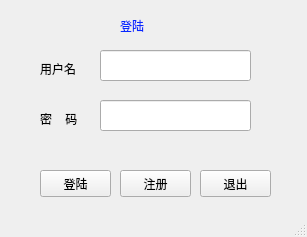
<?xml version="1.0" encoding="UTF-8"?>
<ui version="4.0">
 <class>clientui</class>
 <widget class="QMainWindow" name="clientui">
  <property name="geometry">
   <rect>
    <x>0</x>
    <y>0</y>
    <width>307</width>
    <height>237</height>
   </rect>
  </property>
  <property name="windowTitle">
   <string>登陆</string>
  </property>
  <widget class="QWidget" name="centralWidget">
   <widget class="QPushButton" name="pushButton">
    <property name="geometry">
     <rect>
      <x>40</x>
      <y>170</y>
      <width>71</width>
      <height>27</height>
     </rect>
    </property>
    <property name="text">
     <string>登陆</string>
    </property>
   </widget>
   <widget class="QPushButton" name="pushButton_2">
    <property name="geometry">
     <rect>
      <x>200</x>
      <y>170</y>
      <width>71</width>
      <height>27</height>
     </rect>
    </property>
    <property name="text">
     <string>退出</string>
    </property>
   </widget>
   <widget class="QLabel" name="label">
    <property name="geometry">
     <rect>
      <x>40</x>
      <y>60</y>
      <width>51</width>
      <height>17</height>
     </rect>
    </property>
    <property name="text">
     <string>用户名</string>
    </property>
   </widget>
   <widget class="QLabel" name="label_2">
    <property name="geometry">
     <rect>
      <x>40</x>
      <y>110</y>
      <width>51</width>
      <height>17</height>
     </rect>
    </property>
    <property name="text">
     <string>密    码</string>
    </property>
   </widget>
   <widget class="QLineEdit" name="username">
    <property name="geometry">
     <rect>
      <x>100</x>
      <y>50</y>
      <width>151</width>
      <height>31</height>
     </rect>
    </property>
   </widget>
   <widget class="QLineEdit" name="password">
    <property name="geometry">
     <rect>
      <x>100</x>
      <y>100</y>
      <width>151</width>
      <height>31</height>
     </rect>
    </property>
   </widget>
   <widget class="QLabel" name="error">
    <property name="geometry">
     <rect>
      <x>70</x>
      <y>140</y>
      <width>181</width>
      <height>20</height>
     </rect>
    </property>
    <property name="font">
     <font>
      <family>文泉驿正黑</family>
      <weight>75</weight>
      <bold>true</bold>
     </font>
    </property>
    <property name="styleSheet">
     <string notr="true">color: rgb(255, 0, 4);</string>
    </property>
    <property name="text">
     <string/>
    </property>
   </widget>
   <widget class="QLabel" name="label_3">
    <property name="geometry">
     <rect>
      <x>120</x>
      <y>10</y>
      <width>71</width>
      <height>31</height>
     </rect>
    </property>
    <property name="styleSheet">
     <string notr="true">color: rgb(7, 40, 255);
font: 75 20pt &quot;TlwgMono&quot;;</string>
    </property>
    <property name="text">
     <string>登陆</string>
    </property>
   </widget>
   <widget class="QPushButton" name="register_2">
    <property name="geometry">
     <rect>
      <x>120</x>
      <y>170</y>
      <width>71</width>
      <height>27</height>
     </rect>
    </property>
    <property name="text">
     <string>注册</string>
    </property>
   </widget>
  </widget>
  <widget class="QStatusBar" name="statusBar"/>
 </widget>
 <layoutdefault spacing="6" margin="11"/>
 <resources/>
 <connections/>
</ui>
